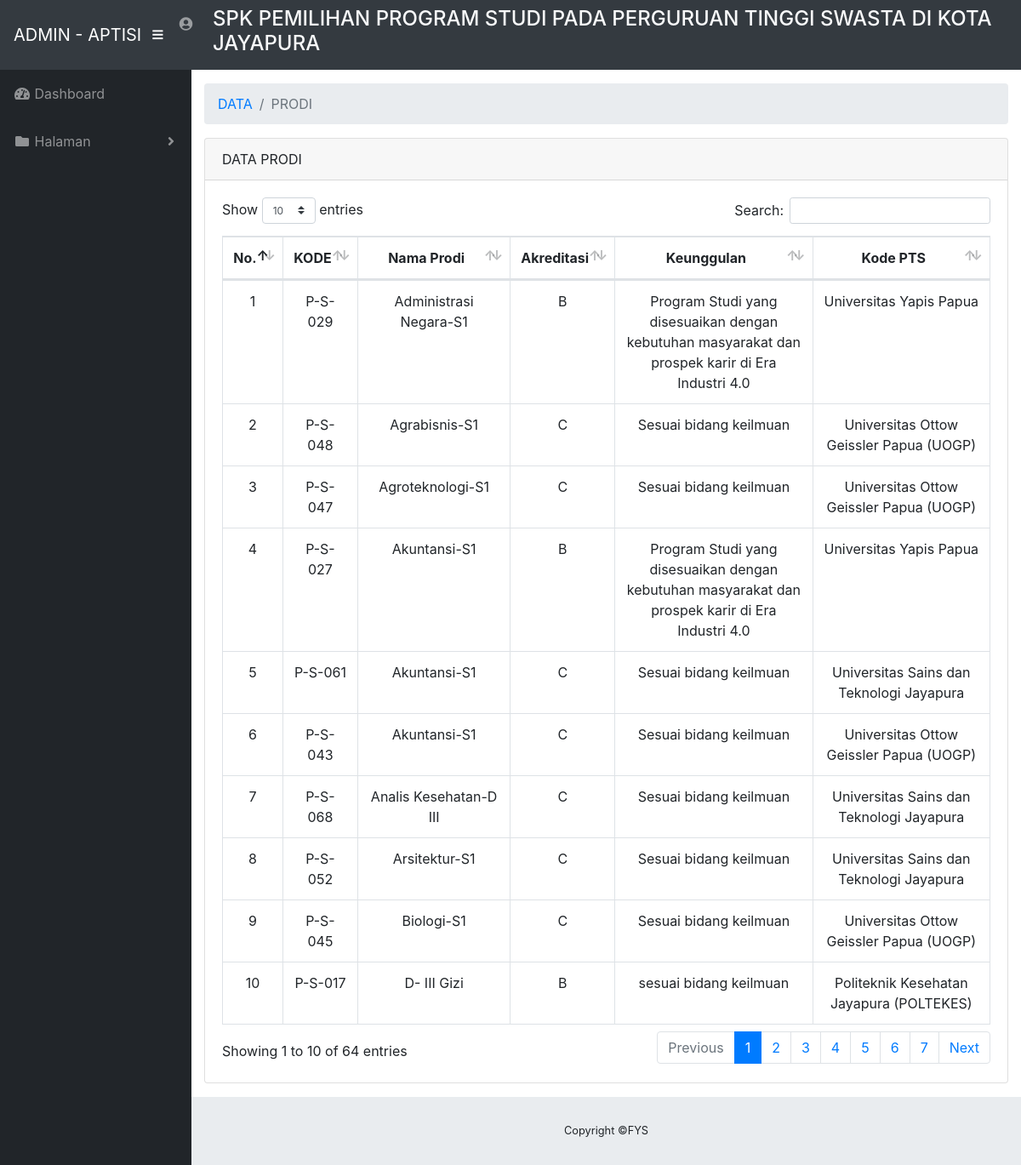
The app's page /admin/data-prodi.php with its own data.
### tables this page shows
CREATE TABLE `prodi` (
  `kd_prodi` varchar(7) NOT NULL,
  `kd_pts` varchar(7) NOT NULL,
  `nama_prodi` varchar(50) NOT NULL,
  `akreditasi` varchar(1) NOT NULL,
  `kelebihan` varchar(100) NOT NULL
);

CREATE TABLE `pts` (
  `kd_pts` varchar(7) NOT NULL,
  `nama_pts` varchar(100) NOT NULL,
  `alamat` varchar(100) NOT NULL,
  `kota` varchar(20) NOT NULL,
  `kode_pos` varchar(7) NOT NULL,
  `no_telepon` varchar(14) NOT NULL,
  `email` varchar(30) NOT NULL,
  `laman_web` varchar(50) NOT NULL,
  `akreditasi` varchar(1) NOT NULL,
  `username` varchar(100) NOT NULL,
  `password` varchar(100) NOT NULL
);

### admin/data-prodi.php (the view, shortened to what this page needs)
<?php
include 'head-nav.php';
 ?>
    <div id="wrapper">
<?php
include 'sidebar.php';
 ?>
      <div id="content-wrapper">
        <div class="container-fluid">
          <ol class="breadcrumb">
            <li class="breadcrumb-item">
              <a href="#">DATA</a>
            </li>
            <li class="breadcrumb-item active">PRODI</li>
          </ol>
          <div class="card mb-3">
            <div class="card-header">
              DATA PRODI
            </div>
            <div class="card-body">
              <div class="table-responsive">
                <table class="text-center table table-bordered" id="dataTable" width="100%" cellspacing="0">
                  <thead>
                    <tr>
                      <th>No.</th>
                      <th>KODE</th>
                      <th>Nama Prodi</th>
                      <th>Akreditasi</th>
                      <th>Keunggulan</th>
                      <th>Kode PTS</th>
                    </tr>
                  </thead>
                  <tbody>
                <?php
                include 'koneksi.php';
                $no = 1;
                $sql = mysqli_query($conn, "SELECT pr.*, pt.* FROM prodi pr, pts pt where pr.kd_pts = pt.kd_pts order by pr.nama_prodi ASC  ");
                while($data = mysqli_fetch_array($sql)) {
                 ?>
                    <tr>
                      <td><?php echo $no; ?></td>
                      <td><?php echo $data['kd_prodi']; ?></td>
                      <td><?php echo $data['nama_prodi']; ?></td>
                      <td><?php echo $data['akreditasi']; ?></td>
                      <td><?php echo $data['kelebihan']; ?></td>
                      <td><?php echo $data['nama_pts']; ?></td>
                    </tr>
<?php $no++; } ?>
                  </tbody>
                </table>
              </div>
            </div>
          </div>
        </div>
        <footer class="sticky-footer">
          <div class="container my-auto">
            <div class="copyright text-center my-auto">
              <span>Copyright ©FYS</span>
            </div>
          </div>
        </footer>
      </div>
    </div>
  </body>
</html>

### admin/css/sb-admin.css (style rules this page uses)
html { position: relative; min-height: 100%; }
body { height: 100%; }
#wrapper { display: -webkit-box; display: -ms-flexbox; display: flex; }
#wrapper #content-wrapper { overflow-x: hidden; width: 100%; padding-top: 1rem; padding-bottom: 80px; }
:root { --input-padding-x: 0.75rem; --input-padding-y: 0.75rem; }
footer.sticky-footer { display: -webkit-box; display: -ms-flexbox; display: flex; position: absolute; right: 0; bottom: 0; width: calc(100% - 90px); height: 80px; background-color: #e9ecef; }
footer.sticky-footer .copyright { line-height: 1; font-size: 0.8rem; }
@media (min-width: 768px) { footer.sticky-footer { width: calc(100% - 225px); } }

### records on screen
prodi: kd_prodi "P-S-029", nama_prodi "Administrasi Negara-S1", kd_pts.akreditasi "B", kelebihan "Program Studi yang disesuaikan dengan kebutuhan masyarakat dan prospek karir di Era Industri 4.0", kd_pts.nama_pts "Universitas Yapis Papua"
prodi: kd_prodi "P-S-048", nama_prodi "Agrabisnis-S1", kd_pts.akreditasi "C", kelebihan "Sesuai bidang keilmuan", kd_pts.nama_pts "Universitas Ottow Geissler Papua (UOGP)"
prodi: kd_prodi "P-S-047", nama_prodi "Agroteknologi-S1", kd_pts.akreditasi "C", kelebihan "Sesuai bidang keilmuan", kd_pts.nama_pts "Universitas Ottow Geissler Papua (UOGP)"
prodi: kd_prodi "P-S-027", nama_prodi "Akuntansi-S1", kd_pts.akreditasi "B", kelebihan "Program Studi yang disesuaikan dengan kebutuhan masyarakat dan prospek karir di Era Industri 4.0", kd_pts.nama_pts "Universitas Yapis Papua"
prodi: kd_prodi "P-S-061", nama_prodi "Akuntansi-S1", kd_pts.akreditasi "C", kelebihan "Sesuai bidang keilmuan", kd_pts.nama_pts "Universitas Sains dan Teknologi Jayapura"
prodi: kd_prodi "P-S-043", nama_prodi "Akuntansi-S1", kd_pts.akreditasi "C", kelebihan "Sesuai bidang keilmuan", kd_pts.nama_pts "Universitas Ottow Geissler Papua (UOGP)"
prodi: kd_prodi "P-S-068", nama_prodi "Analis Kesehatan-D III", kd_pts.akreditasi "C", kelebihan "Sesuai bidang keilmuan", kd_pts.nama_pts "Universitas Sains dan Teknologi Jayapura"
prodi: kd_prodi "P-S-052", nama_prodi "Arsitektur-S1", kd_pts.akreditasi "C", kelebihan "Sesuai bidang keilmuan", kd_pts.nama_pts "Universitas Sains dan Teknologi Jayapura"
prodi: kd_prodi "P-S-045", nama_prodi "Biologi-S1", kd_pts.akreditasi "C", kelebihan "Sesuai bidang keilmuan", kd_pts.nama_pts "Universitas Ottow Geissler Papua (UOGP)"
prodi: kd_prodi "P-S-017", nama_prodi "D- III Gizi", kd_pts.akreditasi "B", kelebihan "sesuai bidang keilmuan", kd_pts.nama_pts "Politeknik Kesehatan Jayapura (POLTEKES)"
